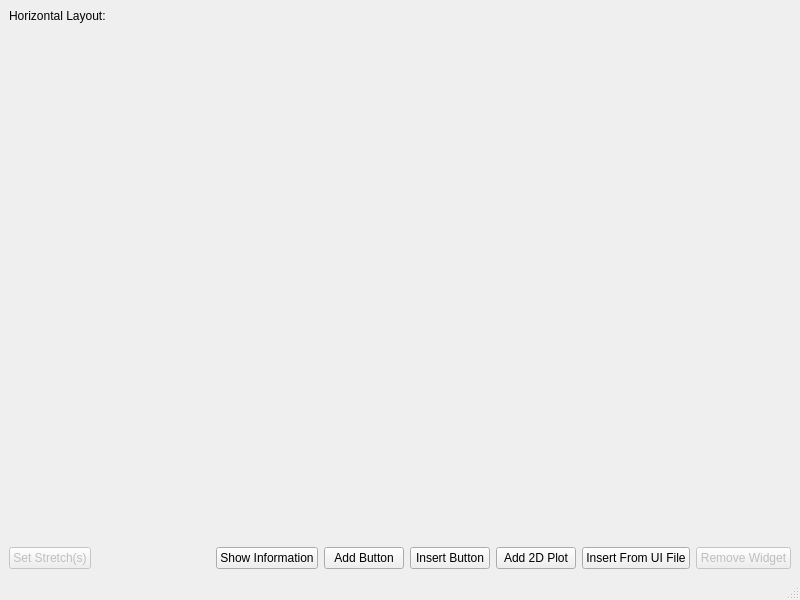
<?xml version="1.0" encoding="UTF-8"?>
<ui version="4.0">
 <class>MainWindow</class>
 <widget class="QMainWindow" name="MainWindow">
  <property name="geometry">
   <rect>
    <x>0</x>
    <y>0</y>
    <width>800</width>
    <height>600</height>
   </rect>
  </property>
  <property name="windowTitle">
   <string>Multiple plots in horizontal layout</string>
  </property>
  <widget class="QWidget" name="centralwidget">
   <layout class="QVBoxLayout" name="verticalLayout" stretch="0,1,0">
    <item>
     <widget class="QLabel" name="label">
      <property name="text">
       <string>Horizontal Layout:</string>
      </property>
     </widget>
    </item>
    <item>
     <layout class="QHBoxLayout" name="horLayout"/>
    </item>
    <item>
     <layout class="QHBoxLayout" name="horizontalLayout">
      <item>
       <widget class="QPushButton" name="btnSetStretch">
        <property name="enabled">
         <bool>false</bool>
        </property>
        <property name="text">
         <string>Set Stretch(s)</string>
        </property>
       </widget>
      </item>
      <item>
       <spacer name="horizontalSpacer">
        <property name="orientation">
         <enum>Qt::Horizontal</enum>
        </property>
        <property name="sizeHint" stdset="0">
         <size>
          <width>40</width>
          <height>20</height>
         </size>
        </property>
       </spacer>
      </item>
      <item>
       <widget class="QPushButton" name="btnInfo">
        <property name="text">
         <string>Show Information</string>
        </property>
       </widget>
      </item>
      <item>
       <widget class="QPushButton" name="btnAddButton">
        <property name="text">
         <string>Add Button</string>
        </property>
       </widget>
      </item>
      <item>
       <widget class="QPushButton" name="btnInsertButton">
        <property name="text">
         <string>Insert Button</string>
        </property>
       </widget>
      </item>
      <item>
       <widget class="QPushButton" name="btnAddPlot">
        <property name="text">
         <string>Add 2D Plot</string>
        </property>
       </widget>
      </item>
      <item>
       <widget class="QPushButton" name="btnInsertFromUiFile">
        <property name="text">
         <string>Insert From UI File</string>
        </property>
       </widget>
      </item>
      <item>
       <widget class="QPushButton" name="btnRemove">
        <property name="enabled">
         <bool>false</bool>
        </property>
        <property name="text">
         <string>Remove Widget</string>
        </property>
       </widget>
      </item>
     </layout>
    </item>
   </layout>
  </widget>
  <widget class="QMenuBar" name="menubar">
   <property name="geometry">
    <rect>
     <x>0</x>
     <y>0</y>
     <width>800</width>
     <height>21</height>
    </rect>
   </property>
  </widget>
  <widget class="QStatusBar" name="statusbar"/>
 </widget>
 <tabstops>
  <tabstop>btnInfo</tabstop>
  <tabstop>btnAddButton</tabstop>
  <tabstop>btnRemove</tabstop>
 </tabstops>
 <resources/>
 <connections/>
</ui>
